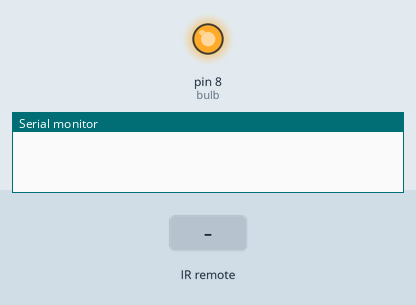
Bench run of a sketch on a simulated Arduino Uno, built with avr-gcc and run on an emulated ATmega328P. On the bench: output pins drawn as LEDs (lit = HIGH), the last lines printed to the serial monitor. Inputs (shaded band) come from the test bench.

Above: at 1.2 s.
1.3 s: infrared code 0x202F00F received
At 2.0 s:
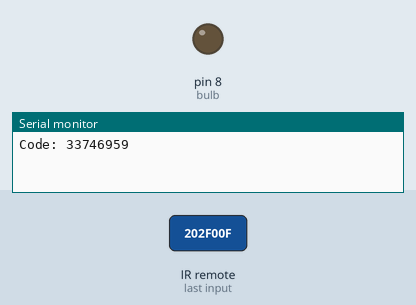
4.3 s: infrared code 0x20230CF received
At 5.5 s:
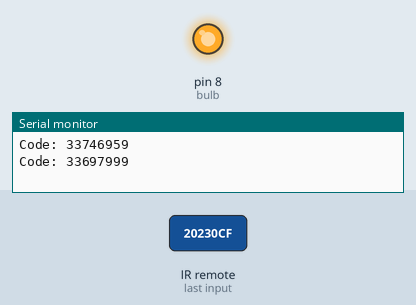
Timing chart, 0 to 7.3 s (numbered marks = the images above; inputs shaded):
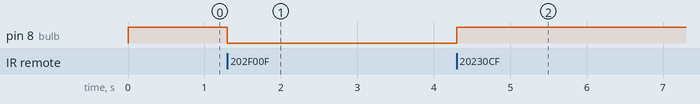

Measured:
- after the input at 1.3 s, pin 8 (bulb): HIGH → LOW at once
- after the input at 4.3 s, pin 8 (bulb): LOW → HIGH at once

The sketch:

Relay_bt_bulb.ino
```cpp
#include <IRremote.h>
#include <IRremote.hpp>

#define bulb 8
#define irpin 5
IRrecv irrecv(irpin);
decode_results results;
char bt;

void setup() {
  Serial.begin(9600);
  irrecv.enableIRIn();
  irrecv.blink13(true);
  pinMode(irpin, INPUT);
  pinMode(bulb, OUTPUT);

  digitalWrite(bulb, HIGH);
}

void loop() {
  if (irrecv.decode(&results)) {
    infrared();
  }
  if (Serial.available() > 0) {
    bluetooth();
  }
}

//Infrared Function
void infrared() {
  Serial.print("Code: ");
  Serial.println(results.value, DEC);

  if (results.value == 33746959) {  // |<<
    digitalWrite (bulb, LOW);
  }
  if (results.value == 33697999) {  // |>>
    digitalWrite (bulb, HIGH);
  }
  irrecv.resume();

}

void bluetooth() {
  bt = Serial.read();
  Serial.println(bt);

  switch (bt) {
    case 'a' :
      digitalWrite(bulb, LOW);
      break;
    case 'b':
      digitalWrite(bulb, HIGH);
      break;
  }
  delay(25);
}
```
